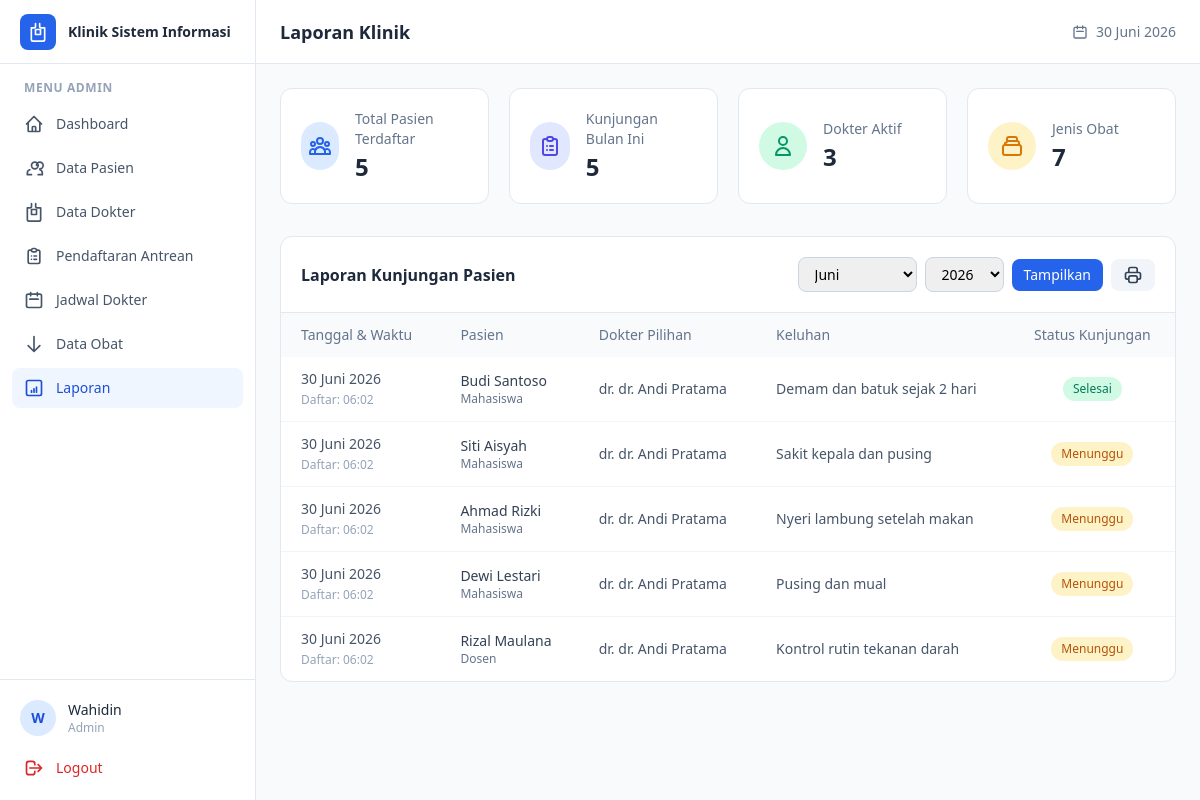
The app's page /admin/laporan/index.php (signed in) with its own data.
### tables this page shows
CREATE TABLE pendaftaran (
    id_pendaftaran   INT AUTO_INCREMENT PRIMARY KEY,
    id_pasien        INT NOT NULL,
    id_jadwal        INT NOT NULL,
    id_dokter        INT NOT NULL,
    waktu_daftar     DATETIME DEFAULT CURRENT_TIMESTAMP,
    tanggal_kunjungan DATE NOT NULL,
    no_antrian       INT NOT NULL,
    keluhan_utama    TEXT NULL,
    status_kunjungan ENUM('menunggu','diperiksa','selesai','batal') DEFAULT 'menunggu',
    created_at       DATETIME DEFAULT CURRENT_TIMESTAMP,

    CONSTRAINT fk_pendaftaran_pasien
        FOREIGN KEY (id_pasien) REFERENCES pasien(id_pasien)
        ON DELETE CASCADE ON UPDATE CASCADE,
    CONSTRAINT fk_pendaftaran_jadwal
        FOREIGN KEY (id_jadwal) REFERENCES jadwal_dokter(id_jadwal)
        ON DELETE CASCADE ON UPDATE CASCADE,
    CONSTRAINT fk_pendaftaran_dokter
        FOREIGN KEY (id_dokter) REFERENCES dokter(id_dokter)
        ON DELETE CASCADE ON UPDATE CASCADE
);

CREATE TABLE pasien (
    id_pasien        INT AUTO_INCREMENT PRIMARY KEY,
    nim_nik          VARCHAR(30)  NOT NULL UNIQUE,
    nama_lengkap     VARCHAR(100) NOT NULL,
    jenis_kelamin    ENUM('Laki-laki','Perempuan') NOT NULL,
    tanggal_lahir    DATE NULL,
    alamat           TEXT NULL,
    no_telepon       VARCHAR(20)  NULL,
    email            VARCHAR(100) NULL,
    fakultas         VARCHAR(100) NULL,
    status_akademik  ENUM('Mahasiswa','Dosen','Tenaga Kependidikan') DEFAULT 'Mahasiswa',
    created_at       DATETIME DEFAULT CURRENT_TIMESTAMP,
    updated_at       DATETIME DEFAULT CURRENT_TIMESTAMP ON UPDATE CURRENT_TIMESTAMP
);

CREATE TABLE dokter (
    id_dokter      INT AUTO_INCREMENT PRIMARY KEY,
    nip_dokter     VARCHAR(30)  NULL UNIQUE,
    nama_dokter    VARCHAR(100) NOT NULL,
    spesialisasi   VARCHAR(100) DEFAULT 'Dokter Umum',
    no_telepon     VARCHAR(20)  NULL,
    email          VARCHAR(100) NULL,
    foto           VARCHAR(255) NULL,
    status_aktif   ENUM('aktif','nonaktif') DEFAULT 'aktif',
    created_at     DATETIME DEFAULT CURRENT_TIMESTAMP
);

### includes/functions.php (called while the page is built, shortened)
<?php
function clean($data) {
    return htmlspecialchars(trim($data), ENT_QUOTES, 'UTF-8');
}
function formatTanggal($tanggal) {
    $bulan = [
        1 => 'Januari', 2 => 'Februari', 3 => 'Maret', 4 => 'April',
        5 => 'Mei', 6 => 'Juni', 7 => 'Juli', 8 => 'Agustus',
        9 => 'September', 10 => 'Oktober', 11 => 'November', 12 => 'Desember'
    ];
    $waktu = strtotime($tanggal);
    $hari  = date('d', $waktu);
    $bln   = (int) date('m', $waktu);
    $thn   = date('Y', $waktu);
    return $hari . ' ' . $bulan[$bln] . ' ' . $thn;
}

### admin/laporan/index.php (the view, shortened to what this page needs)
<?php
require_once __DIR__ . '/../../includes/functions.php';
$summary = [];
$stmt_pasien = $koneksi->query("SELECT COUNT(id_pasien) as total FROM pasien");
$summary['total_pasien'] = $stmt_pasien->fetch()['total'] ?? 0;
$stmt_dokter = $koneksi->query("SELECT COUNT(id_dokter) as total FROM dokter WHERE status_aktif = 'aktif'");
$summary['total_dokter'] = $stmt_dokter->fetch()['total'] ?? 0;
$stmt_kunjungan = $koneksi->query("SELECT COUNT(id_pendaftaran) as total FROM pendaftaran WHERE MONTH(tanggal_kunjungan) = MONTH(CURRENT_DATE()) AND YEAR(tanggal_kunjungan) = YEAR(CURRENT_DATE())");
$summary['kunjungan_bulan_ini'] = $stmt_kunjungan->fetch()['total'] ?? 0;
$stmt_obat = $koneksi->query("SELECT COUNT(id_obat) as total FROM obat");
$summary['total_obat'] = $stmt_obat->fetch()['total'] ?? 0;
$filter_bulan = $_GET['bulan'] ?? date('m');
$filter_tahun = $_GET['tahun'] ?? date('Y');
$sql_laporan = "
    SELECT p.waktu_daftar, p.tanggal_kunjungan, ps.nama_lengkap as nama_pasien, ps.status_akademik, d.nama_dokter, p.keluhan_utama, p.status_kunjungan
    FROM pendaftaran p
    JOIN pasien ps ON p.id_pasien = ps.id_pasien
    JOIN dokter d ON p.id_dokter = d.id_dokter
    WHERE MONTH(p.tanggal_kunjungan) = ? AND YEAR(p.tanggal_kunjungan) = ?
    ORDER BY p.tanggal_kunjungan DESC, p.no_antrian ASC
";
$stmt_laporan = $koneksi->prepare($sql_laporan);
$stmt_laporan->execute([$filter_bulan, $filter_tahun]);
$laporan_kunjungan = $stmt_laporan->fetchAll();
require_once __DIR__ . '/../../includes/header.php';
?>
<div class="grid grid-cols-1 sm:grid-cols-2 lg:grid-cols-4 gap-5 mb-8">
    <div class="bg-white rounded-xl border border-slate-200 p-5 flex items-center gap-4">
        <div class="h-12 w-12 rounded-full bg-blue-100 text-blue-600 flex items-center justify-center">
        </div>
        <div>
            <p class="text-sm font-medium text-slate-500 mb-0.5">Total Pasien Terdaftar</p>
            <p class="text-2xl font-bold text-slate-800"><?= number_format($summary['total_pasien']) ?></p>
        </div>
    </div>
    <div class="bg-white rounded-xl border border-slate-200 p-5 flex items-center gap-4">
        <div class="h-12 w-12 rounded-full bg-indigo-100 text-indigo-600 flex items-center justify-center">
            <svg class="h-6 w-6" fill="none" viewBox="0 0 24 24" stroke="currentColor"><path stroke-linecap="round" stroke-linejoin="round" stroke-width="2" d="M9 5H7a2 2 0 00-2 2v12a2 2 0 002 2h10a2 2 0 002-2V7a2 2 0 00-2-2h-2M9 5a2 2 0 002 2h2a2 2 0 002-2M9 5a2 2 0 012-2h2a2 2 0 012 2m-3 7h3m-3 4h3m-6-4h.01M9 16h.01" /></svg>
        </div>
        <div>
            <p class="text-sm font-medium text-slate-500 mb-0.5">Kunjungan Bulan Ini</p>
            <p class="text-2xl font-bold text-slate-800"><?= number_format($summary['kunjungan_bulan_ini']) ?></p>
        </div>
    </div>
    <div class="bg-white rounded-xl border border-slate-200 p-5 flex items-center gap-4">
        <div class="h-12 w-12 rounded-full bg-emerald-100 text-emerald-600 flex items-center justify-center">
            <svg class="h-6 w-6" fill="none" viewBox="0 0 24 24" stroke="currentColor"><path stroke-linecap="round" stroke-linejoin="round" stroke-width="2" d="M16 7a4 4 0 11-8 0 4 4 0 018 0zM12 14a7 7 0 00-7 7h14a7 7 0 00-7-7z" /></svg>
        </div>
        <div>
            <p class="text-sm font-medium text-slate-500 mb-0.5">Dokter Aktif</p>
            <p class="text-2xl font-bold text-slate-800"><?= number_format($summary['total_dokter']) ?></p>
        </div>
    </div>
    <div class="bg-white rounded-xl border border-slate-200 p-5 flex items-center gap-4">
        <div class="h-12 w-12 rounded-full bg-amber-100 text-amber-600 flex items-center justify-center">
            <svg class="h-6 w-6" fill="none" viewBox="0 0 24 24" stroke="currentColor"><path stroke-linecap="round" stroke-linejoin="round" stroke-width="2" d="M19 11H5m14 0a2 2 0 012 2v6a2 2 0 01-2 2H5a2 2 0 01-2-2v-6a2 2 0 012-2m14 0V9a2 2 0 00-2-2M5 11V9a2 2 0 002-2m0 0V5a2 2 0 012-2h6a2 2 0 012 2v2M7 7h10" /></svg>
        </div>
        <div>
            <p class="text-sm font-medium text-slate-500 mb-0.5">Jenis Obat</p>
            <p class="text-2xl font-bold text-slate-800"><?= number_format($summary['total_obat']) ?></p>
        </div>
    </div>
</div>
<div class="bg-white rounded-xl border border-slate-200 overflow-hidden">
    <div class="p-5 border-b border-slate-200 flex flex-col sm:flex-row sm:items-center sm:justify-between gap-4">
        <h3 class="font-semibold text-slate-800">Laporan Kunjungan Pasien</h3>
        <form method="GET" class="flex items-center gap-2">
            <select name="bulan" class="px-3 py-1.5 border border-slate-300 rounded-lg text-sm outline-none focus:ring-2 focus:ring-blue-500">
                <?php
                $nama_bulan = ['', 'Januari','Februari','Maret','April','Mei','Juni','Juli','Agustus','September','Oktober','November','Desember'];
                for($i=1; $i<=12; $i++) {
                    $selected = ($filter_bulan == $i) ? 'selected' : '';
                    echo "<option value=\"$i\" $selected>{$nama_bulan[$i]}</option>";
                }
                ?>
            </select>
            <select name="tahun" class="px-3 py-1.5 border border-slate-300 rounded-lg text-sm outline-none focus:ring-2 focus:ring-blue-500">
                <?php
                $tahun_sekarang = date('Y');
                for($i=$tahun_sekarang-2; $i<=$tahun_sekarang; $i++) {
                    $selected = ($filter_tahun == $i) ? 'selected' : '';
                    echo "<option value=\"$i\" $selected>$i</option>";
                }
                ?>
            </select>
            <button type="submit" class="bg-blue-600 hover:bg-blue-700 text-white text-sm px-3 py-1.5 rounded-lg transition">Tampilkan</button>
            <button type="button" onclick="window.print()" class="bg-slate-100 hover:bg-slate-200 text-slate-700 text-sm px-3 py-1.5 rounded-lg transition" title="Cetak Laporan">
            </button>
        </form>
    </div>
    <div class="overflow-x-auto">
        <table class="w-full text-sm">
            <thead class="bg-slate-50 text-slate-500">
                <tr>
                    <th class="text-left font-medium px-5 py-3">Tanggal & Waktu</th>
                    <th class="text-left font-medium px-5 py-3">Pasien</th>
                    <th class="text-left font-medium px-5 py-3">Dokter Pilihan</th>
                    <th class="text-left font-medium px-5 py-3">Keluhan</th>
                    <th class="text-center font-medium px-5 py-3">Status Kunjungan</th>
                </tr>
            </thead>
            <tbody class="divide-y divide-slate-100">
                <?php if (empty($laporan_kunjungan)): ?>
                    <tr>
                        <td colspan="5" class="text-center text-slate-400 py-8">
                            Tidak ada data kunjungan pada periode ini.
                        </td>
                    </tr>
                <?php else: ?>
                    <?php foreach ($laporan_kunjungan as $kunjungan): ?>
                        <tr class="hover:bg-slate-50">
                            <td class="px-5 py-3 text-slate-600 whitespace-nowrap">
                                <?= formatTanggal($kunjungan['tanggal_kunjungan']) ?><br>
                                <span class="text-xs text-slate-400">Daftar: <?= date('H:i', strtotime($kunjungan['waktu_daftar'])) ?></span>
                            </td>
                            <td class="px-5 py-3">
                                <div class="font-medium text-slate-700"><?= clean($kunjungan['nama_pasien']) ?></div>
                                <div class="text-xs text-slate-500"><?= clean($kunjungan['status_akademik']) ?></div>
                            </td>
                            <td class="px-5 py-3 text-slate-600">dr. <?= clean($kunjungan['nama_dokter']) ?></td>
                            <td class="px-5 py-3 text-slate-600 max-w-xs truncate" title="<?= clean($kunjungan['keluhan_utama']) ?>">
                                <?= clean($kunjungan['keluhan_utama'] ?: '-') ?>
                            </td>
                            <td class="px-5 py-3 text-center">
                                <?php
                                    $status = $kunjungan['status_kunjungan'];
                                    $badgeClass = 'bg-slate-100 text-slate-600';
                                    if ($status == 'menunggu') $badgeClass = 'bg-amber-100 text-amber-700';
                                    else if ($status == 'diperiksa') $badgeClass = 'bg-blue-100 text-blue-700';
                                    else if ($status == 'selesai') $badgeClass = 'bg-emerald-100 text-emerald-700';
                                    else if ($status == 'batal') $badgeClass = 'bg-red-100 text-red-700';
                                ?>
                                <span class="inline-block px-2.5 py-1 rounded-full text-xs font-medium <?= $badgeClass ?> capitalize">
                                    <?= clean($status) ?>
                                </span>
                            </td>
                        </tr>
                    <?php endforeach; ?>
                <?php endif; ?>
            </tbody>
        </table>
    </div>
</div>
<?php require_once __DIR__ . '/../../includes/footer.php'; ?>

### records on screen
pendaftaran: tanggal_kunjungan "30 Juni 2026", waktu_daftar "06:02", id_pasien.nama_lengkap "Budi Santoso", id_pasien.status_akademik "Mahasiswa", id_dokter.nama_dokter "dr. Andi Pratama", keluhan_utama "Demam dan batuk sejak 2 hari", status_kunjungan "Selesai"
pendaftaran: tanggal_kunjungan "30 Juni 2026", waktu_daftar "06:02", id_pasien.nama_lengkap "Siti Aisyah", id_pasien.status_akademik "Mahasiswa", id_dokter.nama_dokter "dr. Andi Pratama", keluhan_utama "Sakit kepala dan pusing", status_kunjungan "Menunggu"
pendaftaran: tanggal_kunjungan "30 Juni 2026", waktu_daftar "06:02", id_pasien.nama_lengkap "Ahmad Rizki", id_pasien.status_akademik "Mahasiswa", id_dokter.nama_dokter "dr. Andi Pratama", keluhan_utama "Nyeri lambung setelah makan", status_kunjungan "Menunggu"
pendaftaran: tanggal_kunjungan "30 Juni 2026", waktu_daftar "06:02", id_pasien.nama_lengkap "Dewi Lestari", id_pasien.status_akademik "Mahasiswa", id_dokter.nama_dokter "dr. Andi Pratama", keluhan_utama "Pusing dan mual", status_kunjungan "Menunggu"
pendaftaran: tanggal_kunjungan "30 Juni 2026", waktu_daftar "06:02", id_pasien.nama_lengkap "Rizal Maulana", id_pasien.status_akademik "Dosen", id_dokter.nama_dokter "dr. Andi Pratama", keluhan_utama "Kontrol rutin tekanan darah", status_kunjungan "Menunggu"

### other values on screen
substr($nama_user, 0, 1) "W"
$nama_user "Wahidin"
$role "Admin"
$judul_halaman "Laporan Klinik"
$summary['total_pasien'] "5"
$summary['kunjungan_bulan_ini'] "5"
$summary['total_dokter'] "3"
$summary['total_obat'] "7"
form field bulan "Juni"
form field tahun "2026"
